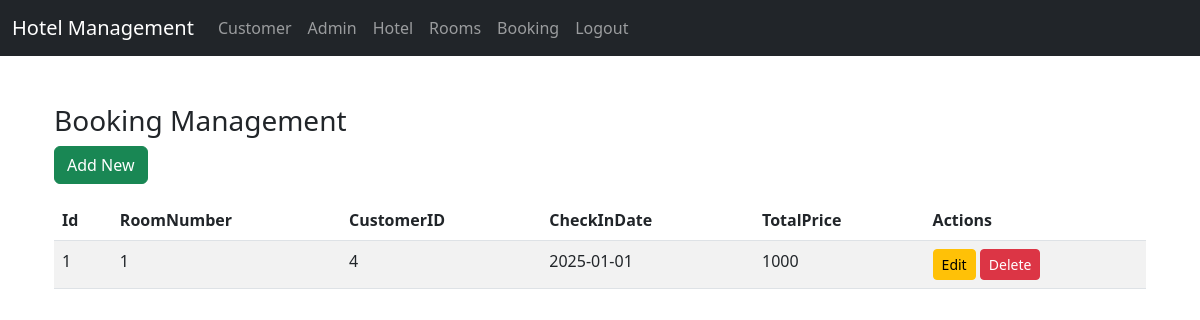
The page /admin/display.php?table=booking on the database its author committed.
### tables this page shows
CREATE TABLE `booking` (
  `RoomNumber` int(15) NOT NULL,
  `id` int(10) NOT NULL,
  `customerID` int(15) NOT NULL,
  `CheckInDate` date NOT NULL,
  `CheckOutDate` date NOT NULL,
  `NumberOfGuests` int(15) NOT NULL,
  `TotalPrice` varchar(15) NOT NULL,
  `BookingStatus` varchar(15) NOT NULL,
  `CreatedDate` timestamp NULL DEFAULT current_timestamp()
);

### admin/functions.php (the view)
<?php
function displayTable($conn, $tableName, $columns) {
    $sql = "SELECT * FROM $tableName";
    $result = $conn->query($sql);
    echo "<div class='container'>";
    echo "<h3>" . ucfirst($tableName) . " Management</h3>";
    echo "<a href='add.php?table=$tableName' class='btn btn-success mb-3'>Add New</a>";
    echo "<table class='table table-striped'>";
    echo "<thead><tr>";
    foreach ($columns as $column) {
        echo "<th>" . ucfirst($column) . "</th>";
    }
    echo "<th>Actions</th>";
    echo "</tr></thead>";
    echo "<tbody>";
    if ($result->num_rows > 0) {
        while ($row = $result->fetch_assoc()) {
            echo "<tr>";
            foreach ($columns as $column) {
                echo "<td>" . htmlspecialchars($row[$column]) . "</td>";
            }
            echo "<td>";
            echo "<a href='edit.php?table=$tableName&id=" . $row['id'] . "' class='btn btn-warning btn-sm'>Edit</a> ";
            echo "<a href='delete.php?table=$tableName&id=" . $row['id'] . "' class='btn btn-danger btn-sm' onclick=\"return confirm('Are you sure you want to delete this record?');\">Delete</a>";
            echo "</td>";
            echo "</tr>";
        }
    } else {
        echo "<tr><td colspan='" . (count($columns) + 1) . "' class='text-center'>No records found.</td></tr>";
    }
    echo "</tbody></table></div>";
}
?>

### rows shown on the page
booking: id "1", RoomNumber "1", customerID "4", CheckInDate "2025-01-01", TotalPrice "1000"

### other values the page prints
$tableName "Booking"
$column "Id"
$column "RoomNumber"
$column "CustomerID"
$column "CheckInDate"
$column "TotalPrice"
